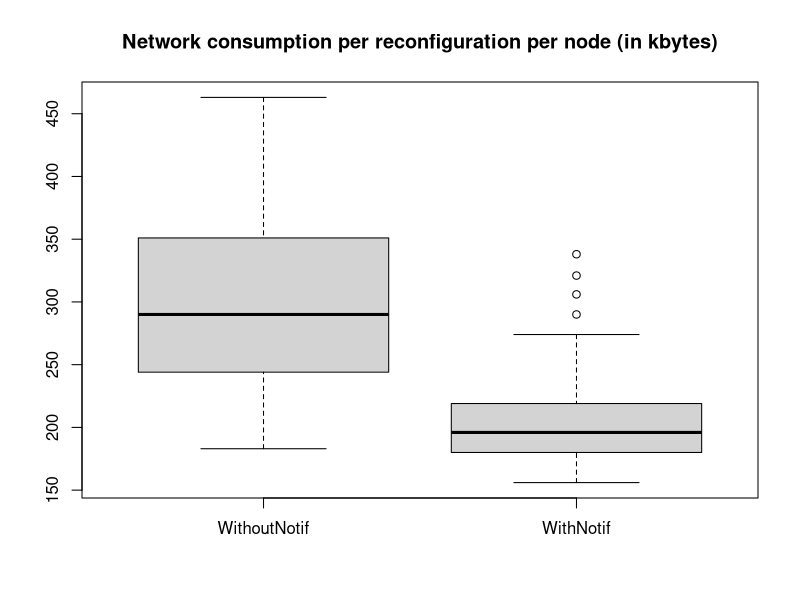

Write R code to recreate this figure.
netSizeNotif <- c(203,196,172,211,196,172,184,204,184,321,338,156,306,196,211,211,266,258,184,184,211,160,172,239,266,164,172,180,247,219,180,204,227,196,191,180,200,188,207,196,180,227,180,196,180,172,184,176,274,168,168,196,180,235,172,180,211,227,200,259,168,192,290,207,235,196)
netSizeNoNotif <- c(344,204,290,366,204,426,269,269,362,334,442,323,463,194,226,226,409,453,351,319,373,183,194,255,323,258,355,247,266,258,280,204,247,183,448,194,351,297,226,183,290,226,323,323,237,290,384,244,367,308,362,204,204,247,269,312,247,301,308,388,287,287,378,330,430,269)
boxplot(netSizeNoNotif,netSizeNotif,main="Network consumption per reconfiguration per node (in kbytes)",names = c("WithoutNotif", "WithNotif"))


mean(netSizeNoNotif)
mean(netSizeNotif)